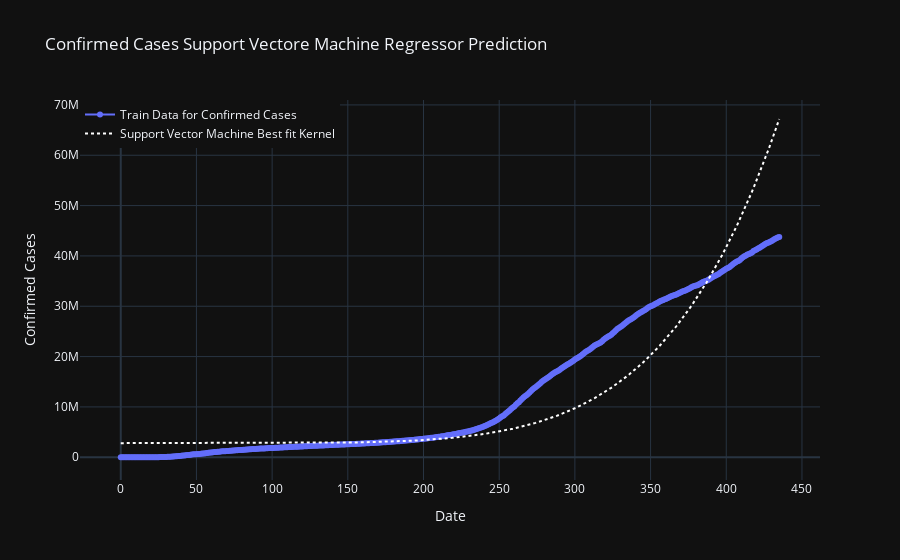

Notebook cell for this chart:
### Code cell
plt.figure(figsize=(11,6))
prediction_svm=svm.predict(np.array(datewise["Days"]).reshape(-1,1))
fig=go.Figure()
fig.add_trace(go.Scatter(x=datewise.index, y=datewise["confirmed"],
                    mode='lines+markers',name="Train Data for Confirmed Cases"))
fig.add_trace(go.Scatter(x=datewise.index, y=prediction_svm,
                    mode='lines',name="Support Vector Machine Best fit Kernel",
                    line=dict(color='white', dash='dot')))
fig.update_layout(title="Confirmed Cases Support Vectore Machine Regressor Prediction",
                 xaxis_title="Date",yaxis_title="Confirmed Cases",legend=dict(x=0,y=1,traceorder="normal"))
fig.show()

### Figure 1 — Plotly figure (JSON) as saved in the notebook; plotly's stock layout.template omitted (floating-point values rounded to 4 significant figures; data arrays with more than 128 entries replaced by an {"elided": "..."} marker saying what was removed)
{"data": [{"mode": "lines+markers", "name": "Train Data for Confirmed Cases", "type": "scatter", "x": {"elided": "436 int values"}, "y": {"elided": "436 int values"}}, {"line": {"color": "white", "dash": "dot"}, "mode": "lines", "name": "Support Vector Machine Best fit Kernel", "type": "scatter", "x": {"elided": "436 int values"}, "y": {"elided": "436 float values"}}], "layout": {"legend": {"traceorder": "normal", "x": 0, "y": 1}, "title": {"text": "Confirmed Cases Support Vectore Machine Regressor Prediction"}, "xaxis": {"title": {"text": "Date"}, "type": "linear", "range": [-27.95, 463.0], "autorange": true}, "yaxis": {"title": {"text": "Confirmed Cases"}, "type": "linear", "range": [-4845000.0, 71000000.0], "autorange": true}}}
